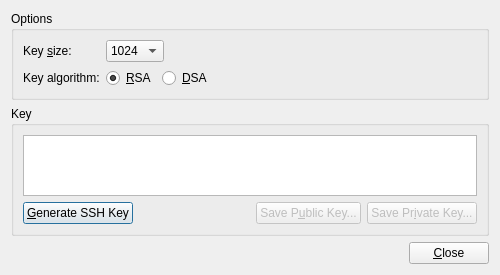
<?xml version="1.0" encoding="UTF-8"?>
<ui version="4.0">
 <class>RemoteLinux::Internal::SshKeyCreationDialog</class>
 <widget class="QDialog" name="RemoteLinux::Internal::SshKeyCreationDialog">
  <property name="enabled">
   <bool>true</bool>
  </property>
  <property name="geometry">
   <rect>
    <x>0</x>
    <y>0</y>
    <width>500</width>
    <height>275</height>
   </rect>
  </property>
  <property name="sizePolicy">
   <sizepolicy hsizetype="Preferred" vsizetype="Preferred">
    <horstretch>0</horstretch>
    <verstretch>0</verstretch>
   </sizepolicy>
  </property>
  <property name="minimumSize">
   <size>
    <width>500</width>
    <height>275</height>
   </size>
  </property>
  <property name="windowTitle">
   <string>SSH Key Configuration</string>
  </property>
  <layout class="QVBoxLayout" name="verticalLayout_2">
   <item>
    <widget class="QGroupBox" name="groupBox">
     <property name="title">
      <string>Options</string>
     </property>
     <layout class="QGridLayout" name="gridLayout">
      <item row="0" column="0">
       <widget class="QLabel" name="keySize">
        <property name="sizePolicy">
         <sizepolicy hsizetype="Maximum" vsizetype="Preferred">
          <horstretch>0</horstretch>
          <verstretch>0</verstretch>
         </sizepolicy>
        </property>
        <property name="text">
         <string>Key &amp;size:</string>
        </property>
        <property name="buddy">
         <cstring>comboBox</cstring>
        </property>
       </widget>
      </item>
      <item row="0" column="1">
       <widget class="QComboBox" name="comboBox">
        <item>
         <property name="text">
          <string notr="true">1024</string>
         </property>
        </item>
        <item>
         <property name="text">
          <string notr="true">2048</string>
         </property>
        </item>
        <item>
         <property name="text">
          <string notr="true">4096</string>
         </property>
        </item>
       </widget>
      </item>
      <item row="0" column="2">
       <spacer name="horizontalSpacer_4">
        <property name="orientation">
         <enum>Qt::Horizontal</enum>
        </property>
        <property name="sizeHint" stdset="0">
         <size>
          <width>328</width>
          <height>20</height>
         </size>
        </property>
       </spacer>
      </item>
      <item row="1" column="0">
       <widget class="QLabel" name="keyAlgo">
        <property name="text">
         <string>Key algorithm:</string>
        </property>
       </widget>
      </item>
      <item row="1" column="1" colspan="2">
       <layout class="QHBoxLayout" name="horizontalLayout_2">
        <item>
         <widget class="QRadioButton" name="rsa">
          <property name="sizePolicy">
           <sizepolicy hsizetype="Maximum" vsizetype="Fixed">
            <horstretch>0</horstretch>
            <verstretch>0</verstretch>
           </sizepolicy>
          </property>
          <property name="text">
           <string>&amp;RSA</string>
          </property>
          <property name="checked">
           <bool>true</bool>
          </property>
         </widget>
        </item>
        <item>
         <widget class="QRadioButton" name="dsa">
          <property name="sizePolicy">
           <sizepolicy hsizetype="Maximum" vsizetype="Fixed">
            <horstretch>0</horstretch>
            <verstretch>0</verstretch>
           </sizepolicy>
          </property>
          <property name="text">
           <string>&amp;DSA</string>
          </property>
         </widget>
        </item>
        <item>
         <spacer name="horizontalSpacer_3">
          <property name="orientation">
           <enum>Qt::Horizontal</enum>
          </property>
          <property name="sizeHint" stdset="0">
           <size>
            <width>40</width>
            <height>20</height>
           </size>
          </property>
         </spacer>
        </item>
       </layout>
      </item>
     </layout>
    </widget>
   </item>
   <item>
    <widget class="QGroupBox" name="groupBox_2">
     <property name="title">
      <string>Key</string>
     </property>
     <layout class="QVBoxLayout" name="verticalLayout">
      <item>
       <widget class="QPlainTextEdit" name="plainTextEdit">
        <property name="sizePolicy">
         <sizepolicy hsizetype="Expanding" vsizetype="Expanding">
          <horstretch>0</horstretch>
          <verstretch>0</verstretch>
         </sizepolicy>
        </property>
        <property name="minimumSize">
         <size>
          <width>0</width>
          <height>0</height>
         </size>
        </property>
        <property name="toolTip">
         <string notr="true"/>
        </property>
        <property name="undoRedoEnabled">
         <bool>false</bool>
        </property>
        <property name="plainText">
         <string/>
        </property>
        <property name="textInteractionFlags">
         <set>Qt::TextSelectableByKeyboard|Qt::TextSelectableByMouse</set>
        </property>
       </widget>
      </item>
      <item>
       <layout class="QHBoxLayout" name="horizontalLayout">
        <item>
         <widget class="QPushButton" name="generateButton">
          <property name="text">
           <string>&amp;Generate SSH Key</string>
          </property>
         </widget>
        </item>
        <item>
         <spacer name="horizontalSpacer">
          <property name="orientation">
           <enum>Qt::Horizontal</enum>
          </property>
          <property name="sizeHint" stdset="0">
           <size>
            <width>40</width>
            <height>20</height>
           </size>
          </property>
         </spacer>
        </item>
        <item>
         <widget class="QPushButton" name="savePublicKey">
          <property name="enabled">
           <bool>false</bool>
          </property>
          <property name="text">
           <string>Save P&amp;ublic Key...</string>
          </property>
         </widget>
        </item>
        <item>
         <widget class="QPushButton" name="savePrivateKey">
          <property name="enabled">
           <bool>false</bool>
          </property>
          <property name="text">
           <string>Save Pr&amp;ivate Key...</string>
          </property>
         </widget>
        </item>
       </layout>
      </item>
     </layout>
    </widget>
   </item>
   <item>
    <layout class="QHBoxLayout" name="horizontalLayout_3">
     <item>
      <spacer name="horizontalSpacer_2">
       <property name="orientation">
        <enum>Qt::Horizontal</enum>
       </property>
       <property name="sizeHint" stdset="0">
        <size>
         <width>40</width>
         <height>20</height>
        </size>
       </property>
      </spacer>
     </item>
     <item>
      <widget class="QPushButton" name="closeButton">
       <property name="text">
        <string>&amp;Close</string>
       </property>
      </widget>
     </item>
    </layout>
   </item>
  </layout>
 </widget>
 <tabstops>
  <tabstop>closeButton</tabstop>
 </tabstops>
 <resources/>
 <connections>
  <connection>
   <sender>closeButton</sender>
   <signal>clicked()</signal>
   <receiver>RemoteLinux::Internal::SshKeyCreationDialog</receiver>
   <slot>close()</slot>
   <hints>
    <hint type="sourcelabel">
     <x>351</x>
     <y>96</y>
    </hint>
    <hint type="destinationlabel">
     <x>381</x>
     <y>107</y>
    </hint>
   </hints>
  </connection>
 </connections>
</ui>
